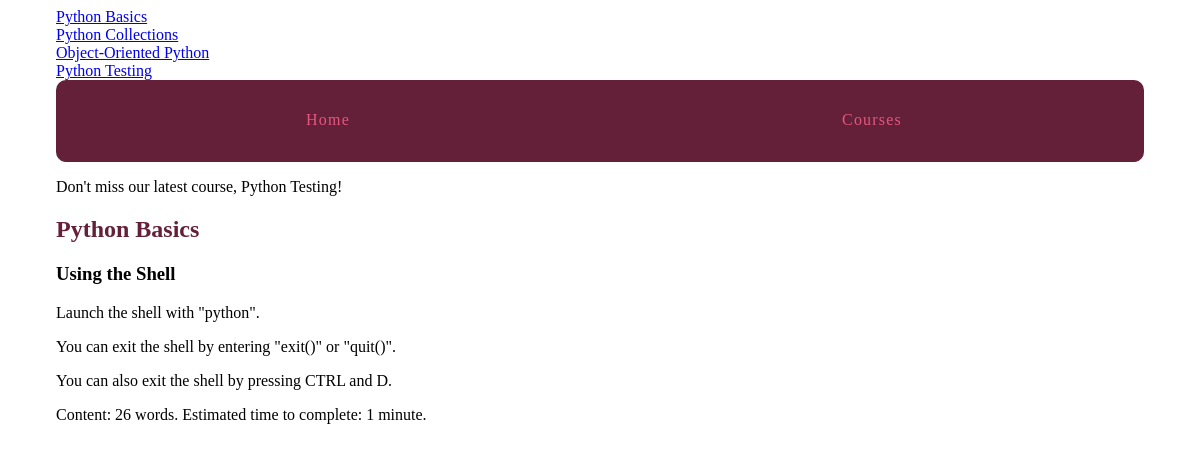
Page /courses/1/2/ on the committed database.
### courses/models.py (models this page shows, shortened)
class Course(models.Model):
    created_at = models.DateTimeField(auto_now_add=True)
    title = models.CharField(max_length=255)
    description = models.TextField()
    def __str__(self):
        return self.title

class Step(models.Model):
    title = models.CharField(max_length=255)
    description = models.TextField()
    content = models.TextField(blank=True, default='')
    order = models.IntegerField(default=0)
    course = models.ForeignKey(Course, on_delete=models.CASCADE)
    class Meta:
        ordering = ['order',]

### courses/views.py (the view)
# urls.py: url(r'(?P<course_pk>\d+)/(?P<step_pk>\d+)/$', views.step_detail, name='step'),
def step_detail(request, course_pk, step_pk):
    step = get_object_or_404(Step, course_id=course_pk, pk=step_pk)
    return render(request, 'courses/step_detail.html', {'step': step})

### courses/templatetags/course_extras.py (called while the page is built)
@register.simple_tag
def newest_course():
    return Course.objects.latest('created_at')

@register.inclusion_tag('courses/course_nav.html')
def nav_courses_list():
    courses = Course.objects.all()
    return {'courses': courses}

@register.filter('time_estimate')
def time_estimate(word_count):
    minutes = round(word_count/20)
    return minutes

### courses/templates/courses/step_detail.html (shortened to what this page needs)
{% extends "layout.html" %}
{% load course_extras %}
{% block content %}
<article>
    <h2>
        <a href="{% url 'courses:detail' pk=step.course.pk %}">{{ step.course.title }}</a>
    </h2>
    <h3>{{ step.title }}</h3>
    {% with con=step.content %}
        {{ con|linebreaks }} Content: {{ con|wordcount }} words. Estimated time to complete: {{ con|wordcount|time_estimate }} minute{{ con|wordcount|time_estimate|pluralize }}.
    {% endwith %}
</article>
{% endblock %}

### templates/layout.html (shortened to what this page needs)
{% load static %}
{% load course_extras %}
<!doctype html>
<html>
    <head>
        <link rel="stylesheet" href="{% static 'layout.css' %}" type="text/css">
    </head>
    <body>
        <div class="site-container">
            <div>{% nav_courses_list %}</div>
                <nav>
                    <a href="{% url 'hello_world' %}">Home</a>
                    <a href="{% url 'courses:list' %}">Courses</a>
                </nav>
                <p>Don't miss our latest course, {% newest_course %}!</p>
            {% block content %}{% endblock %}
        </div>
    </body>
</html>

### courses/templates/courses/course_nav.html
{% for course in courses %}
<div>
    <a href="{% url 'courses:detail' pk=course.pk %}">
    {{ course.title }}
    </a>
</div>
{% endfor %}

### static/layout.css (style rules this page uses)
html { box-sizing: border-box; }
*, *::after, *::before { box-sizing: inherit; }
.site-container { max-width: 68em; margin-left: auto; margin-right: auto; }
.site-container::after { clear: both; content: ""; display: table; }
.site-container nav { width: 100%; display: table; width: 100%; table-layout: fixed; border-bottom-left-radius: 10px; border-bottom-right-radius: 10px; border-top-left-radius: 10px; border-top-right-radius: 10px; border-bottom-left-radius: 10px; border-top-left-radius: 10px; border-bottom-right-radius: 10px; border-top-right-radius: 10px; background-color: #642039; margin-bottom: 1em; overflow: hidden; }
.site-container nav a { display: table-cell; width: 8.33333%; padding: 10px; border-bottom: 2px solid #642039; color: #e6557e; letter-spacing: 0.075em; line-height: 60px; text-align: center; text-decoration: none; }
article h2 a, article h3 a { color: #642039; text-decoration: none; }

### rows in the picture
Course: title "Python Basics"
Course: title "Python Collections"
Course: title "Object-Oriented Python"
Course: title "Python Testing"
Step: course "Python Basics", title "Using the Shell", content "Launch the shell with \"python\". You can exit the shell by entering \"exit()\" or \"quit()\". You can also exit the shell by pressing CTRL and D.", content "26", content "1"
